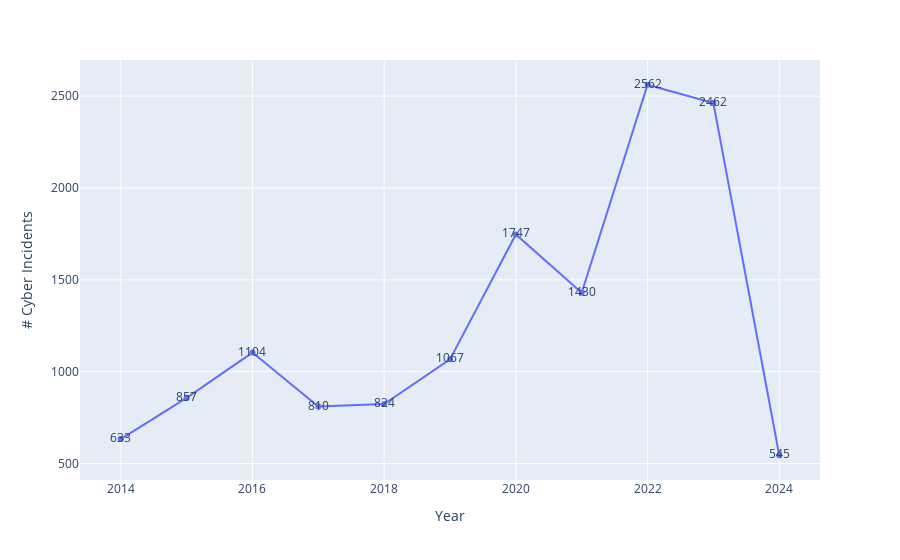

Here is the notebook cell this chart was saved with:
### Code cell
fig = px.line(yearly_breakdown, x="Year", y="no_incidents", text="no_incidents",
              labels={
                  "no_incidents": "# Cyber Incidents",
              })



fig.show()

### Figure 1 — Plotly figure (JSON) as saved in the notebook; plotly's stock layout.template omitted (floating-point values rounded to 4 significant figures)
{"data": [{"hovertemplate": "Year=%{x}<br># Cyber Incidents=%{text}<extra></extra>", "legendgroup": "", "line": {"color": "#636efa", "dash": "solid"}, "marker": {"symbol": "circle"}, "mode": "lines+markers+text", "name": "", "orientation": "v", "showlegend": false, "text": [633, 857, 1104, 810, 824, 1067, 1747, 1430, 2562, 2462, 545], "type": "scatter", "x": [2014, 2015, 2016, 2017, 2018, 2019, 2020, 2021, 2022, 2023, 2024], "xaxis": "x", "y": [633, 857, 1104, 810, 824, 1067, 1747, 1430, 2562, 2462, 545], "yaxis": "y"}], "layout": {"legend": {"tracegroupgap": 0}, "margin": {"t": 60}, "xaxis": {"anchor": "y", "domain": [0, 1], "title": {"text": "Year"}}, "yaxis": {"anchor": "x", "domain": [0, 1], "title": {"text": "# Cyber Incidents"}}}}
